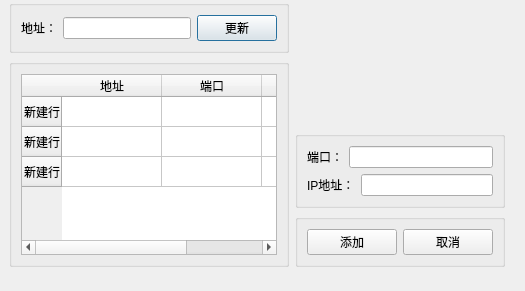
<?xml version="1.0" encoding="UTF-8"?>
<ui version="4.0">
 <class>ProxyFinderDLG</class>
 <widget class="QDialog" name="ProxyFinderDLG">
  <property name="geometry">
   <rect>
    <x>0</x>
    <y>0</y>
    <width>525</width>
    <height>291</height>
   </rect>
  </property>
  <property name="windowTitle">
   <string>代理管理</string>
  </property>
  <widget class="QWidget" name="layoutWidget">
   <property name="geometry">
    <rect>
     <x>9</x>
     <y>0</y>
     <width>496</width>
     <height>267</height>
    </rect>
   </property>
   <layout class="QHBoxLayout" name="horizontalLayout_6">
    <item>
     <layout class="QVBoxLayout" name="verticalLayout_5">
      <item>
       <widget class="QGroupBox" name="groupBox_2">
        <property name="title">
         <string/>
        </property>
        <layout class="QVBoxLayout" name="verticalLayout_2">
         <item>
          <layout class="QHBoxLayout" name="horizontalLayout">
           <item>
            <widget class="QLabel" name="label">
             <property name="text">
              <string>地址：</string>
             </property>
            </widget>
           </item>
           <item>
            <widget class="QLineEdit" name="lineEdit"/>
           </item>
           <item>
            <widget class="QPushButton" name="pushButton">
             <property name="text">
              <string>更新</string>
             </property>
            </widget>
           </item>
          </layout>
         </item>
        </layout>
       </widget>
      </item>
      <item>
       <widget class="QGroupBox" name="groupBox">
        <property name="title">
         <string/>
        </property>
        <layout class="QVBoxLayout" name="verticalLayout">
         <item>
          <widget class="QTableWidget" name="tableWidget">
           <row>
            <property name="text">
             <string>新建行</string>
            </property>
           </row>
           <row>
            <property name="text">
             <string>新建行</string>
            </property>
           </row>
           <row>
            <property name="text">
             <string>新建行</string>
            </property>
           </row>
           <column>
            <property name="text">
             <string>地址</string>
            </property>
           </column>
           <column>
            <property name="text">
             <string>端口</string>
            </property>
           </column>
           <column>
            <property name="text">
             <string>掉包率</string>
            </property>
           </column>
          </widget>
         </item>
        </layout>
       </widget>
      </item>
     </layout>
    </item>
    <item>
     <layout class="QVBoxLayout" name="verticalLayout_7">
      <item>
       <spacer name="verticalSpacer">
        <property name="orientation">
         <enum>Qt::Vertical</enum>
        </property>
        <property name="sizeHint" stdset="0">
         <size>
          <width>20</width>
          <height>40</height>
         </size>
        </property>
       </spacer>
      </item>
      <item>
       <layout class="QVBoxLayout" name="verticalLayout_6">
        <item>
         <widget class="QGroupBox" name="groupBox_4">
          <property name="title">
           <string/>
          </property>
          <layout class="QVBoxLayout" name="verticalLayout_4">
           <item>
            <layout class="QVBoxLayout" name="verticalLayout_3">
             <item>
              <layout class="QHBoxLayout" name="horizontalLayout_4">
               <item>
                <widget class="QLabel" name="label_3">
                 <property name="text">
                  <string>端口：</string>
                 </property>
                </widget>
               </item>
               <item>
                <widget class="QLineEdit" name="lineEdit_3"/>
               </item>
              </layout>
             </item>
             <item>
              <layout class="QHBoxLayout" name="horizontalLayout_5">
               <item>
                <widget class="QLabel" name="label_2">
                 <property name="text">
                  <string>IP地址：</string>
                 </property>
                </widget>
               </item>
               <item>
                <widget class="QLineEdit" name="lineEdit_2"/>
               </item>
              </layout>
             </item>
            </layout>
           </item>
          </layout>
         </widget>
        </item>
        <item>
         <widget class="QGroupBox" name="groupBox_3">
          <property name="title">
           <string/>
          </property>
          <layout class="QHBoxLayout" name="horizontalLayout_3">
           <item>
            <layout class="QHBoxLayout" name="horizontalLayout_2">
             <item>
              <widget class="QPushButton" name="pushButton_2">
               <property name="text">
                <string>添加</string>
               </property>
              </widget>
             </item>
             <item>
              <widget class="QPushButton" name="pushButton_3">
               <property name="text">
                <string>取消</string>
               </property>
              </widget>
             </item>
            </layout>
           </item>
          </layout>
         </widget>
        </item>
       </layout>
      </item>
     </layout>
    </item>
   </layout>
  </widget>
 </widget>
 <resources/>
 <connections/>
</ui>
